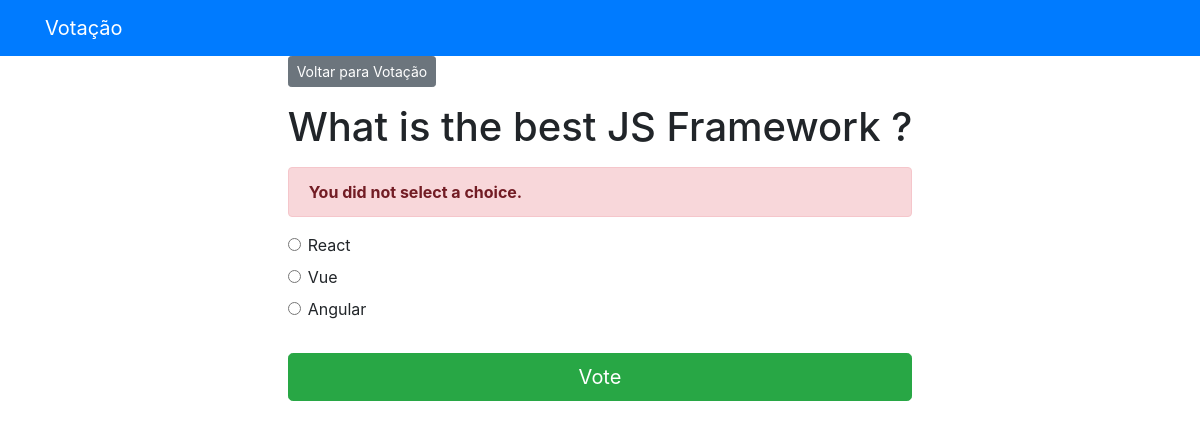
The app's page /polls/4/vote/, older data.
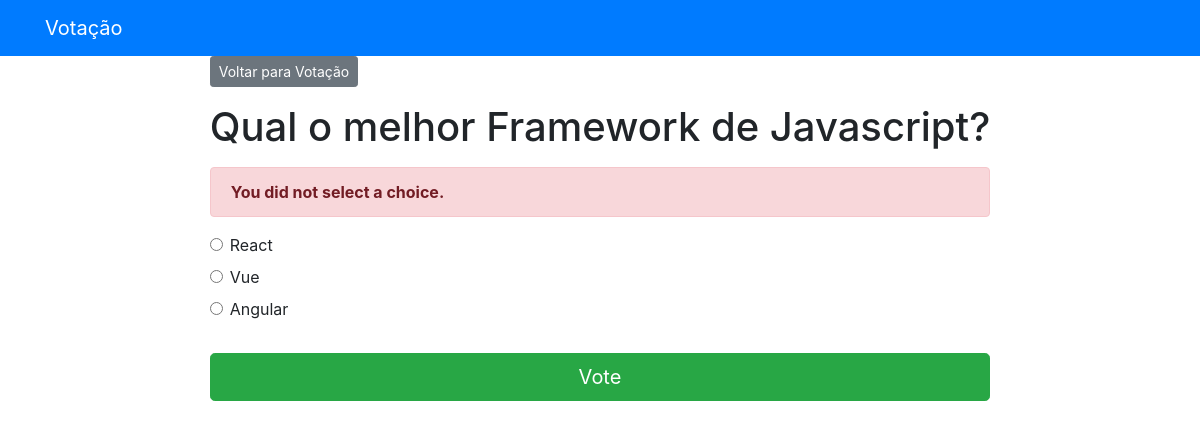
The same page, newer data.
### pollApp/models.py (models this page shows, shortened)
class Question(models.Model):
    question_text = models.CharField(max_length = 300)
    pub_date = models.DateTimeField('date published')

### pollApp/views.py (the view)
# urls.py: path('<int:question_id>/vote/', views.vote, name='vote'),
def vote(request, question_id):
    question = get_object_or_404(Question, pk = question_id)
    try:
        selected_choice = question.choice_set.get(pk = request.POST['choice'])
    except (KeyError, Choice.DoesNotExist):
        return render(request, 'polls/detail.html',
                      { 'question': question,
                        'error_message': 'You did not select a choice.'})
    else:
        selected_choice.votes += 1
        selected_choice.save()
        return HttpResponseRedirect(reverse('polls:results', args = (question.id,)))

### templates/polls/detail.html (shortened to what this page needs)
{% extends 'base.html' %}
{% block content %}
<a class ="btn btn-secondary btn-sm mb-3" href ="{% url 'polls:index' %}">Voltar para Votação</a>
<h1 class ="text-center mb-3">{{ question.question_text }}</h1>
{% if error_message %}
<p class ="alert alert-danger">
	<strong>{{ error_message }}</strong>
</p>
{% endif %}
<form action ="{% url 'polls:vote' question.id %}" method ="post">
	{% for choice in question.choice_set.all %}
	<div class ="form-check">
		<input type ="radio" name ="choice" class ="form-check-input" id ="choice{{ forloop.counter }}"
			value ="{{ choice.id }}" />
		<label for ="choice{{ forloop.counter }}">{{ choice.choice_text }}</label>
	</div>
	{% endfor %}
	<input type ="submit" value ="Vote" class ="btn btn-success btn-lg btn-block mt-4" />
</form>
{% endblock %}

Row changes from the older to the newer data that the page shows:
changed Question: question_text "What is the best JS Framework ?" → "Qual o melhor Framework de Javascript?"
